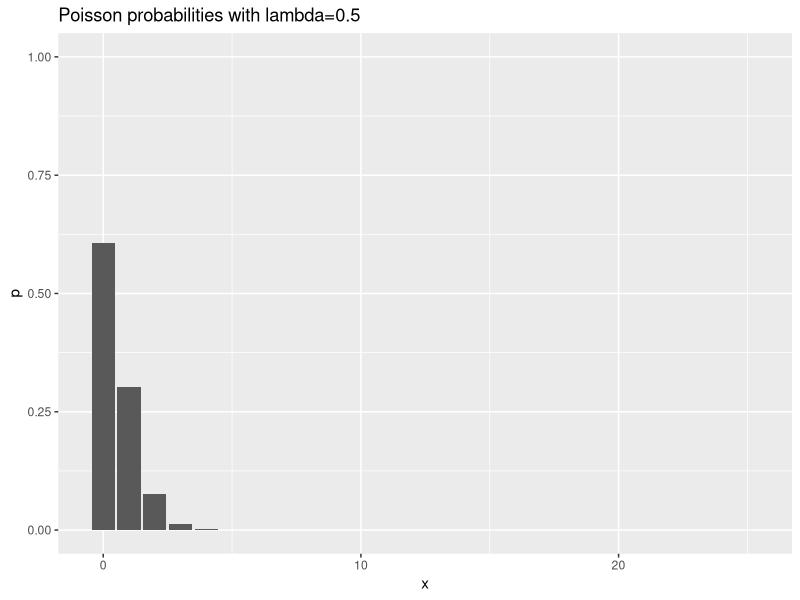
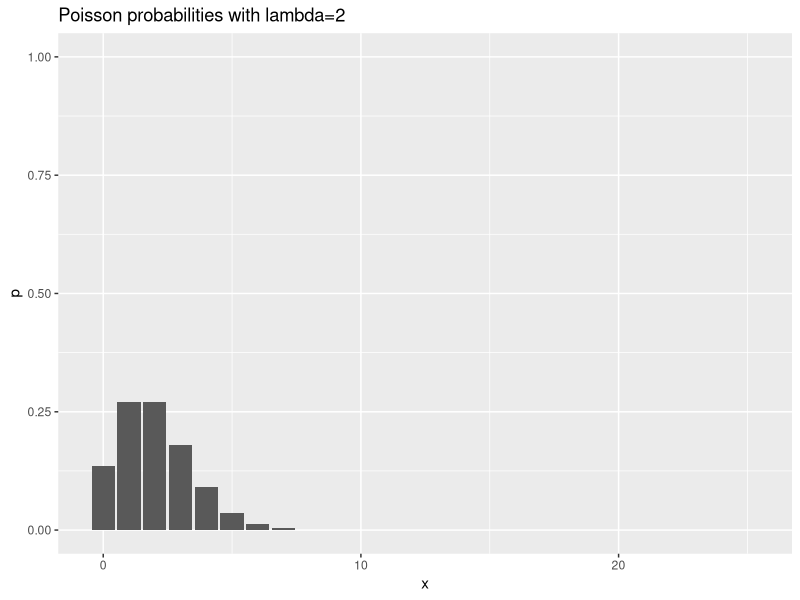
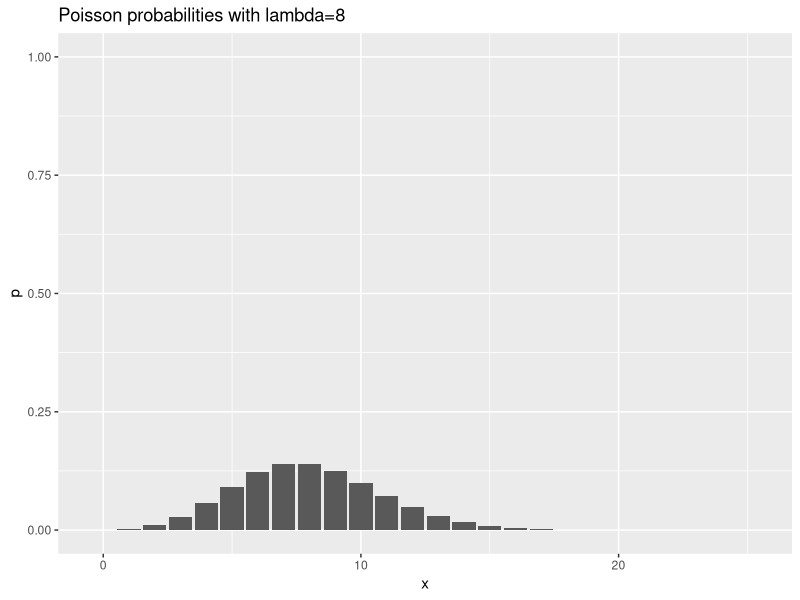

R code for these plots, in order:
## ---- chunk 1
#| label: poisson-inferences-01
#| message: false
#| warning: false

library(broom)
library(dplyr)
library(ggplot2)
library(magrittr)
## ---- chunk 2
#| label:  poisson-inferences-02

data.frame(x=0:25) %>%
  mutate(p=dpois(x, 0.5)) %>%
  ggplot(aes(x,p)) +
    geom_col() +
    expand_limits(y=1) +
    ggtitle("Poisson probabilities with lambda=0.5")
data.frame(x=0:25) %>%
  mutate(p=dpois(x, 2)) %>%
  ggplot(aes(x,p)) +
    geom_col() +
    expand_limits(y=1) +
    ggtitle("Poisson probabilities with lambda=2")
data.frame(x=0:25) %>%
  mutate(p=dpois(x, 8)) %>%
  ggplot(aes(x,p)) +
    geom_col() +
    expand_limits(y=1) +
    ggtitle("Poisson probabilities with lambda=8")
## ---- chunk 3
x <- 17
n <- 1989

x <- 299
n <- 8963

x <- 84
n <- 4193

x <- 215
n <- 4770

rate <- x/n
rate
## ---- chunk 4
#| label: poisson-inferences-03

rate_per_thousand <- rate*1000
rate_per_thousand
## ---- chunk 5
#| label: poisson-inferences-04

count_ci <- c(x-1.96*sqrt(x), x+1.96*sqrt(x))
count_ci
## ---- chunk 6
#| label: poisson-inferences-05

rate_ci <- count_ci * 1000 / n
rate_ci
## ---- chunk 7
#| label: poisson-inferences-06

round(rate_ci, 1)
## ---- chunk 8
#| label: poisson-inferences-07

log_count <- log(x)
log_ci <- c(log_count-1.96*sqrt(1/x), log_count+1.96*sqrt(1/x))
log_ci
## ---- chunk 9
#| label: poisson-inferences-08

back_transformed_ci <- exp(log_ci)
back_transformed_ci
## ---- chunk 10
#| label: poisson-inferences-09

rate_ci <- back_transformed_ci * 1000 / n
rate_ci
## ---- chunk 11
#| label: poisson-inferences-10

round(rate_ci, 1)
## ---- chunk 12
x1 <- 215
T1 <- 4770
x2 <- 84
T2 <- 4193
d <- 1000

r1 <- x1/T1*d
r2 <- x2/T2*d
r1
r2
r1/r2
## ---- chunk 13
#| label: poisson-inferences-11

ln_ratio <- log(r1/r2)
se_ratio <- sqrt(1/x1+1/x2)
se_ratio
ci1 <- c(ln_ratio-1.96*se_ratio, ln_ratio+1.96*se_ratio)
ci1
## ---- chunk 14
#| label: poisson-inferences-12

ci2 <- exp(ci1)
ci2
## ---- chunk 15
round(ci2, 2)
## ---- chunk 16
#| label: poisson-inferences-13

injuries <- data.frame(x=c(x1, x2), T=c(T1, T2), g=1:0)
glm(x~g, family=poisson, offset=log(T), data=injuries) %>%
  tidy -> c
c
